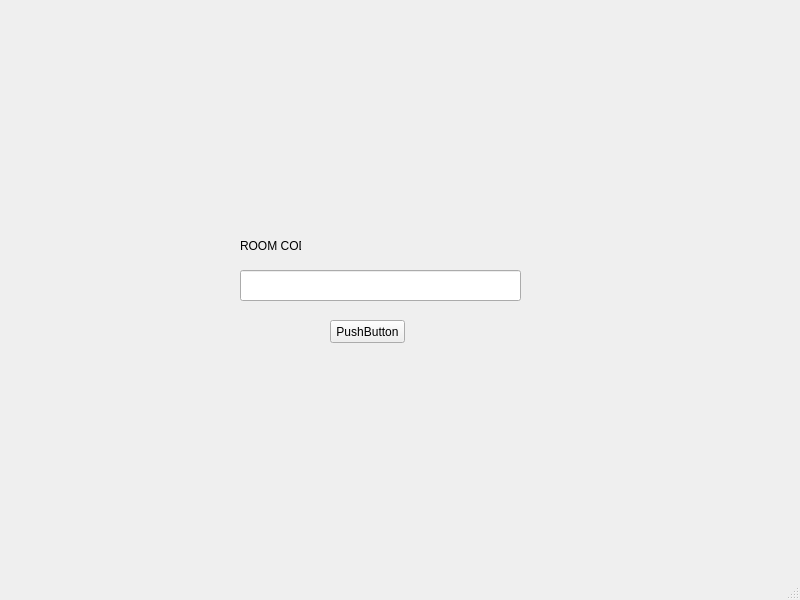
<?xml version="1.0" encoding="UTF-8"?>
<ui version="4.0">
 <class>MainWindow</class>
 <widget class="QMainWindow" name="MainWindow">
  <property name="geometry">
   <rect>
    <x>0</x>
    <y>0</y>
    <width>800</width>
    <height>600</height>
   </rect>
  </property>
  <property name="windowTitle">
   <string>MainWindow</string>
  </property>
  <widget class="QWidget" name="centralwidget">
   <widget class="QPushButton" name="btn1">
    <property name="geometry">
     <rect>
      <x>330</x>
      <y>320</y>
      <width>75</width>
      <height>23</height>
     </rect>
    </property>
    <property name="text">
     <string>PushButton</string>
    </property>
   </widget>
   <widget class="QLabel" name="label">
    <property name="geometry">
     <rect>
      <x>240</x>
      <y>230</y>
      <width>61</width>
      <height>31</height>
     </rect>
    </property>
    <property name="text">
     <string>ROOM CODE</string>
    </property>
   </widget>
   <widget class="QLineEdit" name="code">
    <property name="geometry">
     <rect>
      <x>240</x>
      <y>270</y>
      <width>281</width>
      <height>31</height>
     </rect>
    </property>
   </widget>
  </widget>
  <widget class="QMenuBar" name="menubar">
   <property name="geometry">
    <rect>
     <x>0</x>
     <y>0</y>
     <width>800</width>
     <height>21</height>
    </rect>
   </property>
  </widget>
  <widget class="QStatusBar" name="statusbar"/>
 </widget>
 <resources/>
 <connections/>
</ui>
